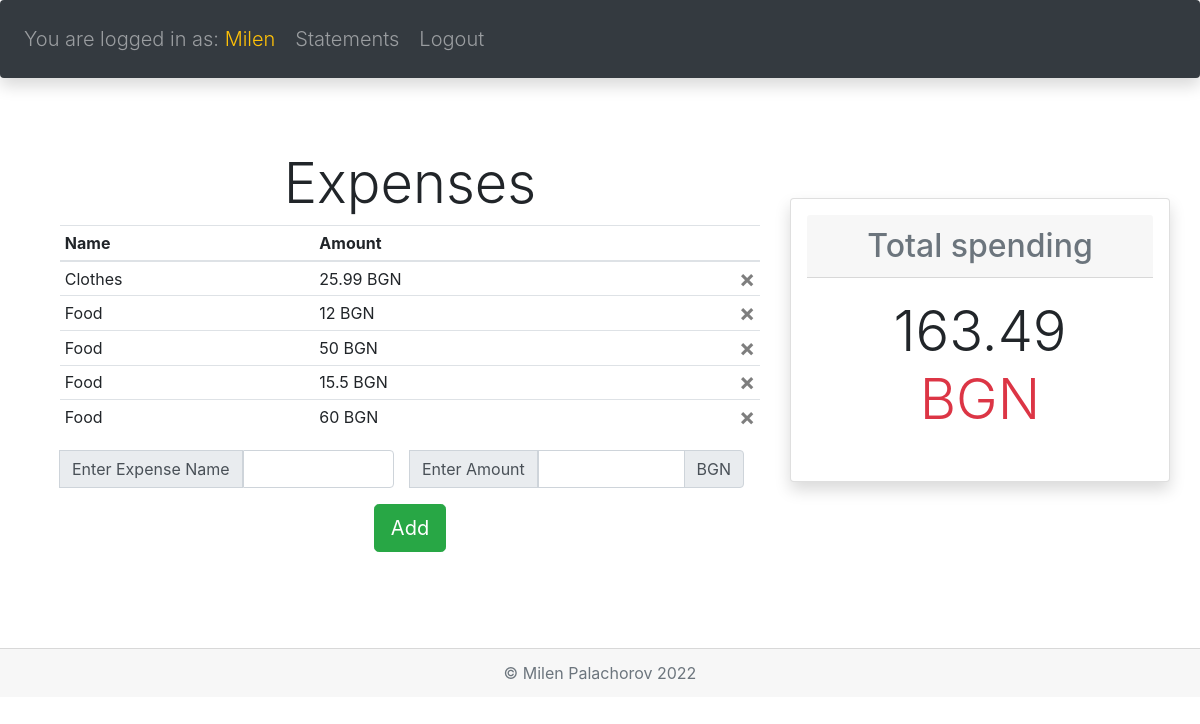
Screenshot of /home (signed in) with the database file from the repository.
### financetracker/models.py (models this page shows)
class User(db.Model, UserMixin):
    id = db.Column(db.Integer, primary_key=True)
    email = db.Column(db.String(150), unique=True)
    password = db.Column(db.String(150))
    first_name = db.Column(db.String(150))
    expenses = db.relationship('Expense')

class Expense(db.Model):
    id = db.Column(db.Integer, primary_key=True)
    expense_name = db.Column(db.String(150))
    expense_amount = db.Column(db.String(15))
    user_id = db.Column(db.Integer, db.ForeignKey('user.id'))

### financetracker/views.py (the view, shortened to what this page needs)
@views.route('/home', methods=['GET', 'POST'])
@login_required
def home():
    query = Expense.query.all()
    total = 0
    for expense in query:
        if expense.user_id == current_user.id:
            total += float(expense.expense_amount)
    return render_template('home.html', user=current_user, total=round(total, 3))

### financetracker/__init__.py (called while the page is built)
def create_app():
    app = Flask(__name__)
    app.config['SECRET_KEY'] = 'zHyouxw7ztlfgkUV6RfLYY4pifWvT8CD'
    app.config['SQLALCHEMY_DATABASE_URI'] = f'sqlite:///{DB_NAME}'
    app.config['UPLOAD_FOLDER'] = UPLOAD_FOLDER
    @app.route('/')
    def home():
        return redirect(url_for('views.home'))
    db.init_app(app)
    login_manager = LoginManager()
    login_manager.login_view = 'auth.login'
    login_manager.init_app(app)
    @login_manager.user_loader
    def load_user(id):
        return User.query.get(int(id))
    from .views import views
    from .auth import auth
    app.register_blueprint(views, url_prefix='/')
    app.register_blueprint(auth, url_prefix='/')
    from .models import User
    create_database(app)
    migrate = Migrate(app, db)
    return app

### financetracker/templates/home.html
{% extends 'base.html' %} {% block title %}Home{% endblock %}
{% block content %}
<div class="row">
    <div class="col-md-8">
        <div class="container-fluid">
            <h4 class='display-4' align="center">Expenses</h4>
            <table class="table table-sm table-hover">
                <thead>
                <tr>
                    <th scope="col">Name</th>
                    <th scope="col">Amount</th>
                    <th></th>
                </tr>
                </thead>
                <tbody>
                {% for expense in user.expenses %}
                <tr>
                    <td> {{ expense.expense_name }}</td>
                    <td>{{ expense.expense_amount }} BGN</td>
                    <td><a class="close" href="{{url_for('views.delete',id=expense.id)}}">&times;</a></td>
                </tr>
                {% endfor %}
                </tbody>
            </table>
            <form class="form-group" method="POST">
                <div class="d-flex mb-3">
                    <div class="input-group mr-3">
                        <div class="input-group-append">
                            <span class="input-group-text">Enter Expense Name</span>
                        </div>
                        <input type="text" class="form-control" aria-label="Amount" id="expense_name"
                               name="expense_name">
                    </div>
                    <div class="input-group mr-3">
                        <div class="input-group-append">
                            <span class="input-group-text">Enter Amount</span>
                        </div>
                        <input type="text" class="form-control" aria-label="Amount" id="expense_amount"
                               name="expense_amount">
                        <div class="input-group-append">
                            <span class="input-group-text">BGN</span>
                        </div>
                    </div>
                </div>
                <button type="submit" class="btn btn-success btn-lg d-flex mx-auto mb-5">Add</button>
            </form>
        </div>
    </div>
    <div class="card col-md-4 my-5 mh-100 h-50 d-inline-block shadow p-3 mb-5 bg-body rounded">
        <h2 class="card-header bd-title text-secondary" align="center">Total spending</h2>
        <div class="card-body" align="center">
            <h5 class="card-title display-4">{{ total }} <span class="text-danger">BGN</span></h5>
        </div>
    </div>
</div>
    {% endblock %}

### financetracker/templates/base.html (shortened to what this page needs)
<!DOCTYPE html>
<html lang="en">
<head>
    <link
            rel="stylesheet"
            href="https://stackpath.bootstrapcdn.com/bootstrap/4.4.1/css/bootstrap.min.css"
    />
    <link
            rel="stylesheet"
            href="https://stackpath.bootstrapcdn.com/font-awesome/4.7.0/css/font-awesome.min.css"
    />
</head>
<body>
<nav class="navbar navbar-expand-lg navbar-dark bg-dark shadow p-3 mb-5 bg-body rounded">
    <div class="collapse navbar-collapse" id="navbar">
        <div class="navbar-nav ">
            {% if user.is_authenticated %}
            <a class="nav-item nav-link lead mr-1" id="home" href="/home"> You are logged in as:
                <span class="navbar-item navbar-light bg-light bg-dark text-warning mt-2 mr-auto lead">{{ current_user.first_name }}</span></a>
            <a class="nav-item nav-link lead mr-1" id="statement" href="/statement">Statements</a>
            <a class="nav-item nav-link lead mr-1" id="logout" href="/logout">Logout</a>
            {% else %}
            <a class="nav-item nav-link lead" id="login" href="/login">Login</a>
            <a class="nav-item nav-link lead" id="sign-up" href="/sign-up">Sign-Up</a>
            {% endif %}
        </div>
    </div>
</nav>
<br>
<div class="container">
    {% block content %}
    {% endblock %}
</div>
<div class="card-footer text-muted my-5" align="center">
    &copy; Milen Palachorov 2022
</div>
</body>
</html>

### rows the page displays
User: first_name "Milen"
Expense: expense_name "Clothes", expense_amount "25.99"
Expense: expense_name "Food", expense_amount "12"
Expense: expense_name "Food", expense_amount "50"
Expense: expense_name "Food", expense_amount "15.5"
Expense: expense_name "Food", expense_amount "60"

### other values shown
{{ total }} "163.49"
